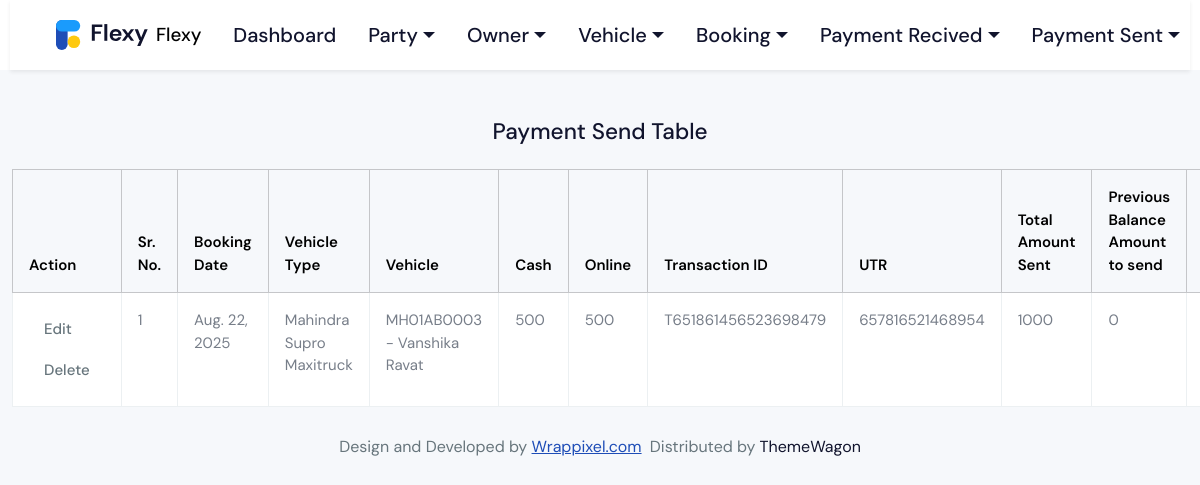
The app's page /show_payment_sent/ (signed in), older data.
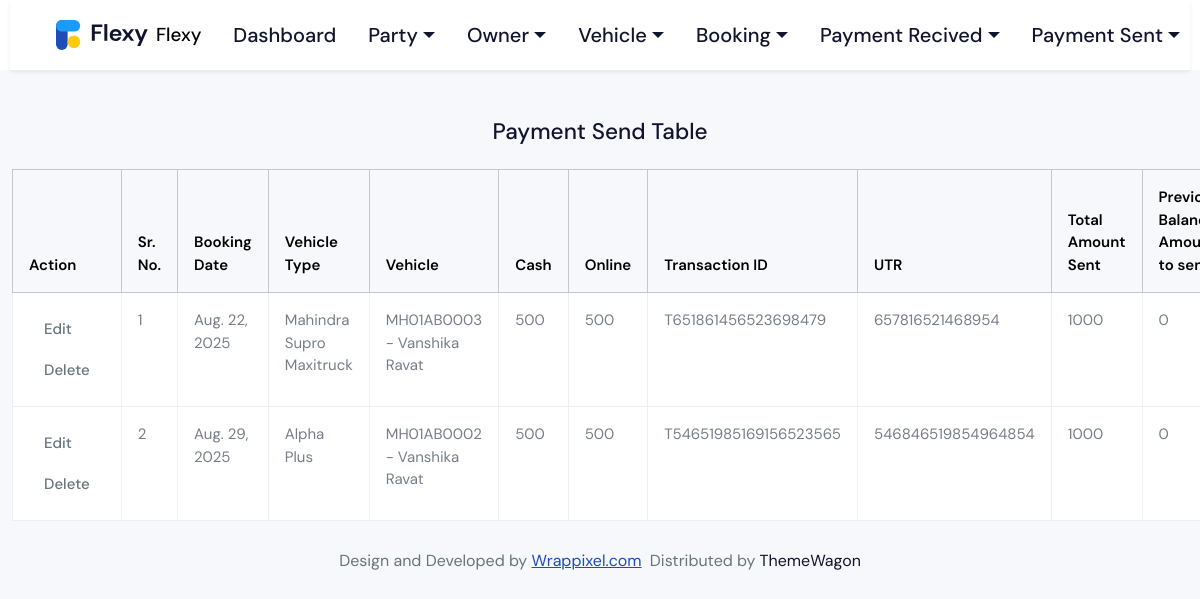
The same page, newer data.
### website/models.py (models this page shows, shortened)
class PaymentSent(models.Model):
    booking_number = models.CharField()
    vehicle_type = models.ForeignKey('VehicleType', on_delete=models.CASCADE)
    vehicle = models.ForeignKey('Vehicle', on_delete=models.CASCADE)
    cash = models.IntegerField(default=0)
    online = models.IntegerField(default=0)
    transaction_id = models.CharField()
    utr = models.CharField()
    total = models.IntegerField()
    previous_amount = models.IntegerField()
    balance_amount = models.IntegerField()
    date = models.DateField(auto_now_add=True)

class VehicleType(models.Model):
    vehicle_type = models.CharField()
    def __str__(self):
        return self.vehicle_type

class Vehicle(models.Model):
    vehicle_number = models.CharField()
    owner = models.ForeignKey("Owner", on_delete=models.CASCADE)
    vehicle_type = models.ForeignKey("VehicleType", on_delete=models.CASCADE)
    balance_amount = models.IntegerField(default=0)
    def __str__(self):
        return f"{self.vehicle_number} - {self.owner.owner_name}"

class Owner(models.Model):
    owner_name = models.CharField()
    owner_mobile = models.CharField()
    owner_address = models.TextField()
    owner_type = models.CharField()
    balance_amount = models.IntegerField(default=0)

### website/views.py (the view)
# urls.py: path('show_payment_sent/', wb.show_payment_sent, name='show_payment_sent'),
def show_payment_sent(req):
    if 'user_login_id' in req.session:
        payment_sents = models.PaymentSent.objects.all()
        return render(req, 'show_payment_sent.html', {'payment_sents':payment_sents})
    else:
        return redirect('/login/')

### template/show_payment_sent.html
{% include "header.html" %}
<div class="body-wrapper-inner">
    <div class="container-fluid">
        <div class="row justify-content-center">
            <h4 class="mt-5 text-center">Payment Send Table</h4>
            <div class="table-responsive">
                <table class="table table-bordered mt-3">
                    <thead class="table-light">
                        <tr>
                            <th>Action</th>
                            <th>Sr. No.</th>
                            <th>Booking Date</th>
                            <th>Vehicle Type</th>
                            <th>Vehicle</th>
                            <th>Cash</th>
                            <th>Online</th>
                            <th>Transaction ID</th>
                            <th>UTR</th>
                            <th>Total Amount Sent</th>
                            <th>Previous Balance Amount to send</th>
                            <th>Total Balance Amount to send</th>
                        </tr>
                    </thead>
                    <tbody>
                        {% for payment_sent in payment_sents %}
                        <tr>
                            <td>
                                <a href="/edit_payment_sent/?id={{payment_sent.id}}"><button
                                        class="btn">Edit</button></a>
                                <a href="/delete_payment_sent/?id={{payment_sent.id}}"><button
                                        class="btn">Delete</button></a>
                            </td>
                            <td>{{forloop.counter}}</td>
                            <td>{{ payment_sent.date }}</td>
                            <td>{{ payment_sent.vehicle_type }}</td>
                            <td>{{ payment_sent.vehicle }}</td>
                            <td>{{ payment_sent.cash }}</td>
                            <td>{{ payment_sent.online }}</td>
                            <td>{{ payment_sent.transaction_id }}</td>
                            <td>{{ payment_sent.utr }}</td>
                            <td>{{ payment_sent.total }}</td>
                            <td>{{ payment_sent.previous_amount }}</td>
                            <td>{{ payment_sent.balance_amount }}</td>
                        </tr>
                        {% endfor %}
                    </tbody>
                </table>
            </div>
        </div>
    </div>
</div>
{% include 'footer.html' %}

Row changes from the older to the newer data that the page shows:
added PaymentSent: date "Aug. 29, 2025", vehicle_type "Alpha Plus", vehicle "MH01AB0002 - Vanshika Ravat", cash "500", online "500", transaction_id "T54651985169156523565", utr "546846519854964854", total "1000", previous_amount "0"
